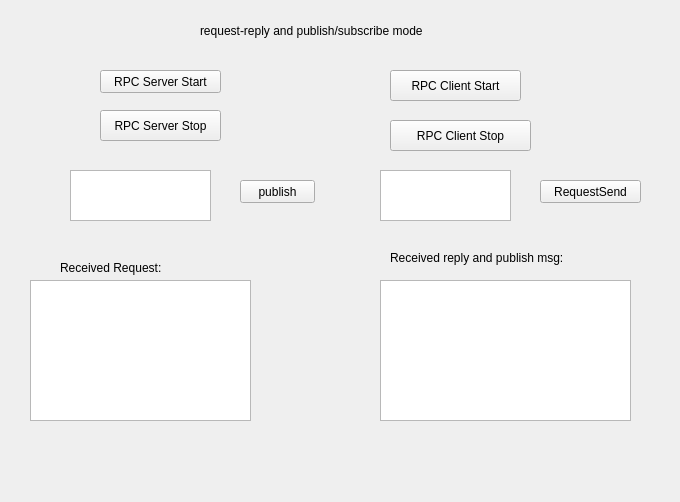
<?xml version="1.0" encoding="UTF-8"?>
<ui version="4.0">
 <class>RpcTestDialog</class>
 <widget class="QWidget" name="RpcTestDialog">
  <property name="geometry">
   <rect>
    <x>0</x>
    <y>0</y>
    <width>680</width>
    <height>502</height>
   </rect>
  </property>
  <property name="windowTitle">
   <string>RpcTestDialog</string>
  </property>
  <widget class="QPushButton" name="pushButton">
   <property name="geometry">
    <rect>
     <x>100</x>
     <y>70</y>
     <width>121</width>
     <height>23</height>
    </rect>
   </property>
   <property name="text">
    <string>RPC Server Start</string>
   </property>
  </widget>
  <widget class="QPushButton" name="pushButton_2">
   <property name="geometry">
    <rect>
     <x>390</x>
     <y>70</y>
     <width>131</width>
     <height>31</height>
    </rect>
   </property>
   <property name="text">
    <string>RPC Client Start</string>
   </property>
  </widget>
  <widget class="QPushButton" name="pushButton_3">
   <property name="geometry">
    <rect>
     <x>100</x>
     <y>110</y>
     <width>121</width>
     <height>31</height>
    </rect>
   </property>
   <property name="text">
    <string>RPC Server Stop</string>
   </property>
  </widget>
  <widget class="QPushButton" name="pushButton_4">
   <property name="geometry">
    <rect>
     <x>390</x>
     <y>120</y>
     <width>141</width>
     <height>31</height>
    </rect>
   </property>
   <property name="text">
    <string>RPC Client Stop</string>
   </property>
  </widget>
  <widget class="QPushButton" name="pushButton_5">
   <property name="geometry">
    <rect>
     <x>240</x>
     <y>180</y>
     <width>75</width>
     <height>23</height>
    </rect>
   </property>
   <property name="text">
    <string>publish</string>
   </property>
  </widget>
  <widget class="QTextEdit" name="textEdit">
   <property name="geometry">
    <rect>
     <x>30</x>
     <y>280</y>
     <width>221</width>
     <height>141</height>
    </rect>
   </property>
  </widget>
  <widget class="QLabel" name="label">
   <property name="geometry">
    <rect>
     <x>60</x>
     <y>260</y>
     <width>101</width>
     <height>16</height>
    </rect>
   </property>
   <property name="text">
    <string>Received Request:</string>
   </property>
  </widget>
  <widget class="QTextEdit" name="textEdit_2">
   <property name="geometry">
    <rect>
     <x>70</x>
     <y>170</y>
     <width>141</width>
     <height>51</height>
    </rect>
   </property>
  </widget>
  <widget class="QTextEdit" name="textEdit_3">
   <property name="geometry">
    <rect>
     <x>380</x>
     <y>170</y>
     <width>131</width>
     <height>51</height>
    </rect>
   </property>
  </widget>
  <widget class="QPushButton" name="pushButton_6">
   <property name="geometry">
    <rect>
     <x>540</x>
     <y>180</y>
     <width>101</width>
     <height>23</height>
    </rect>
   </property>
   <property name="text">
    <string>RequestSend</string>
   </property>
  </widget>
  <widget class="QLabel" name="label_2">
   <property name="geometry">
    <rect>
     <x>390</x>
     <y>250</y>
     <width>201</width>
     <height>16</height>
    </rect>
   </property>
   <property name="text">
    <string>Received reply and publish msg:</string>
   </property>
  </widget>
  <widget class="QTextEdit" name="textEdit_4">
   <property name="geometry">
    <rect>
     <x>380</x>
     <y>280</y>
     <width>251</width>
     <height>141</height>
    </rect>
   </property>
  </widget>
  <widget class="QLabel" name="label_3">
   <property name="geometry">
    <rect>
     <x>200</x>
     <y>20</y>
     <width>271</width>
     <height>21</height>
    </rect>
   </property>
   <property name="text">
    <string>request-reply and publish/subscribe mode</string>
   </property>
  </widget>
 </widget>
 <layoutdefault spacing="6" margin="11"/>
 <resources/>
 <connections>
  <connection>
   <sender>pushButton_3</sender>
   <signal>clicked()</signal>
   <receiver>RpcTestDialog</receiver>
   <slot>rpcserver_stop()</slot>
   <hints>
    <hint type="sourcelabel">
     <x>202</x>
     <y>125</y>
    </hint>
    <hint type="destinationlabel">
     <x>370</x>
     <y>10</y>
    </hint>
   </hints>
  </connection>
  <connection>
   <sender>pushButton</sender>
   <signal>clicked()</signal>
   <receiver>RpcTestDialog</receiver>
   <slot>rpcserver_start()</slot>
   <hints>
    <hint type="sourcelabel">
     <x>175</x>
     <y>75</y>
    </hint>
    <hint type="destinationlabel">
     <x>323</x>
     <y>0</y>
    </hint>
   </hints>
  </connection>
  <connection>
   <sender>pushButton_2</sender>
   <signal>clicked()</signal>
   <receiver>RpcTestDialog</receiver>
   <slot>rpcclient_start()</slot>
   <hints>
    <hint type="sourcelabel">
     <x>422</x>
     <y>86</y>
    </hint>
    <hint type="destinationlabel">
     <x>488</x>
     <y>0</y>
    </hint>
   </hints>
  </connection>
  <connection>
   <sender>pushButton_4</sender>
   <signal>clicked()</signal>
   <receiver>RpcTestDialog</receiver>
   <slot>rpcclient_stop()</slot>
   <hints>
    <hint type="sourcelabel">
     <x>483</x>
     <y>133</y>
    </hint>
    <hint type="destinationlabel">
     <x>623</x>
     <y>29</y>
    </hint>
   </hints>
  </connection>
  <connection>
   <sender>pushButton_5</sender>
   <signal>clicked()</signal>
   <receiver>RpcTestDialog</receiver>
   <slot>rpcserver_publish()</slot>
   <hints>
    <hint type="sourcelabel">
     <x>280</x>
     <y>186</y>
    </hint>
    <hint type="destinationlabel">
     <x>362</x>
     <y>82</y>
    </hint>
   </hints>
  </connection>
  <connection>
   <sender>pushButton_6</sender>
   <signal>clicked()</signal>
   <receiver>RpcTestDialog</receiver>
   <slot>rpcclient_sendreq()</slot>
   <hints>
    <hint type="sourcelabel">
     <x>604</x>
     <y>186</y>
    </hint>
    <hint type="destinationlabel">
     <x>607</x>
     <y>125</y>
    </hint>
   </hints>
  </connection>
 </connections>
 <slots>
  <slot>rpcserver_start()</slot>
  <slot>rpcserver_stop()</slot>
  <slot>rpcclient_start()</slot>
  <slot>rpcclient_stop()</slot>
  <slot>rpcserver_publish()</slot>
  <slot>rpcclient_sendreq()</slot>
 </slots>
</ui>
